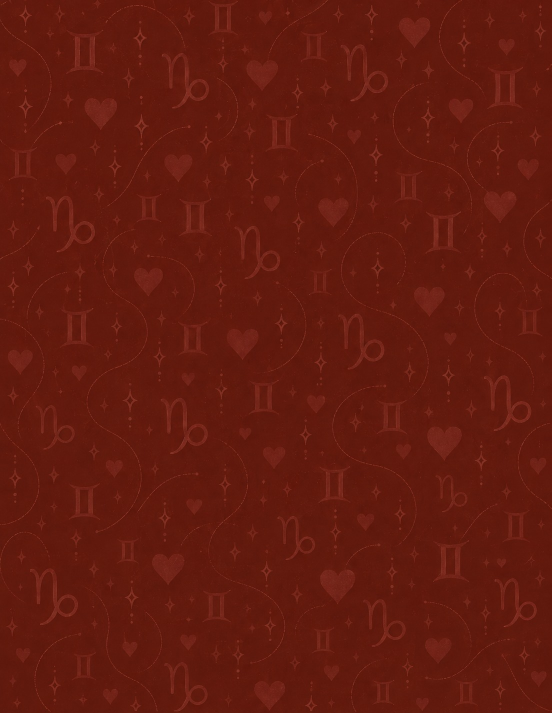
#> input picture Wallpaper001.jpeg, 1103 x 1426 px, found by its file name (shown at 1/2 size)
$ python seg.py
#> lines starting #> are read from the running program, lines starting #| are printed output that depends on the picture; after the words box and inside, x2 and y2 are one past the last pixel; in counts of white or black regions, pixels touching at a corner belong together
import numpy as np, pickle
from PIL import Image
from scipy import ndimage as nd
W,H = 1080,2340
src = Image.open(r"C:/dev/personal/wallpaper/Wallpaper001.jpeg").convert("RGB")
#> src is the input picture: PIL image 1103x1426 RGB; mean R, G, B 99.8, 26.8, 14.6
s = H/src.height
#> s = 1.64
src = src.resize((round(src.width*s), H), Image.LANCZOS)
#> src: PIL image 1810x2340 RGB
x0 = (src.width-W)//2
#> x0 = 365
im = np.asarray(src.crop((x0,0,x0+W,H))).astype(np.float32)
# clean background per channel
small = im[::4,::4]
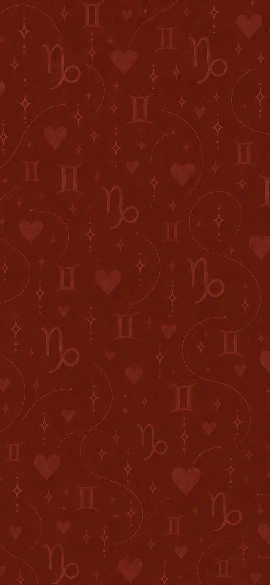
#> small: shape (585, 270, 3) float32; mean R, G, B 99.8, 26.8, 14.6
bg = np.stack([nd.median_filter(small[...,c], size=45) for c in range(3)],-1)
bg = nd.zoom(bg,(H/bg.shape[0],W/bg.shape[1],1),order=1)
#> bg: shape (2340, 1080, 3) float32
bg = nd.gaussian_filter(bg,(6,6,0))
L = im.mean(2); d = L-bg.mean(2)
#> after `d = L - bg.mean(2)`:
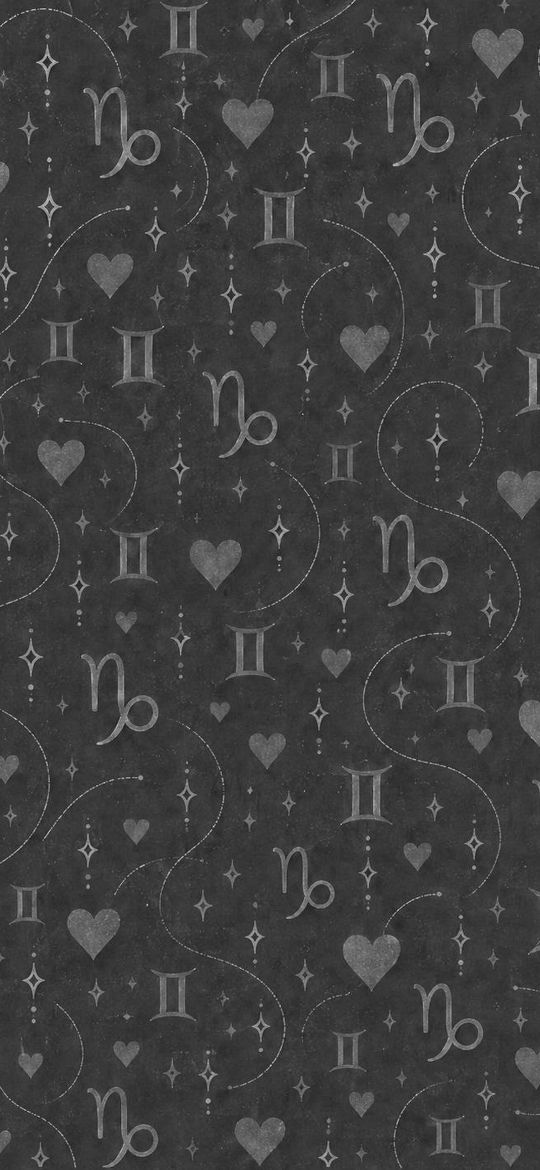
#> d: shape (2340, 1080) float32 (shown at 1/2 size); min -16.33, max 55.98, mean 1.4; drawn with min black and max white
ink = np.clip((d-2)/14,0,1)
bin_ = nd.binary_closing(ink>0.25, iterations=2)
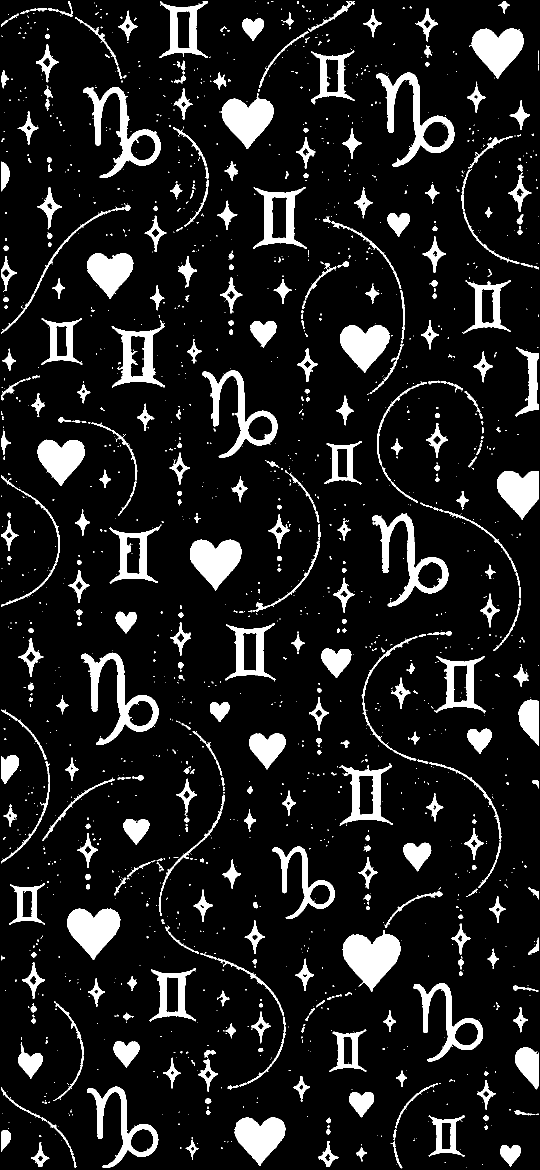
#> bin_: shape (2340, 1080) bool (shown at 1/2 size); 11.4% white; 1538 white regions (1161 under 20 px), largest, box (x1, y1, x2, y2) and area: (685, 1860, 801, 1983) 8400, (752, 145, 909, 333) 6889, (134, 1817, 241, 1920) 6880
bin_ = nd.binary_fill_holes(bin_)
#> bin_: shape (2340, 1080) bool; 13% white; 1525 white regions (1148 under 20 px), largest, box (x1, y1, x2, y2) and area: (752, 145, 909, 333) 8886, (162, 1305, 317, 1490) 8735, (166, 174, 322, 356) 8662
lab,n = nd.label(bin_)
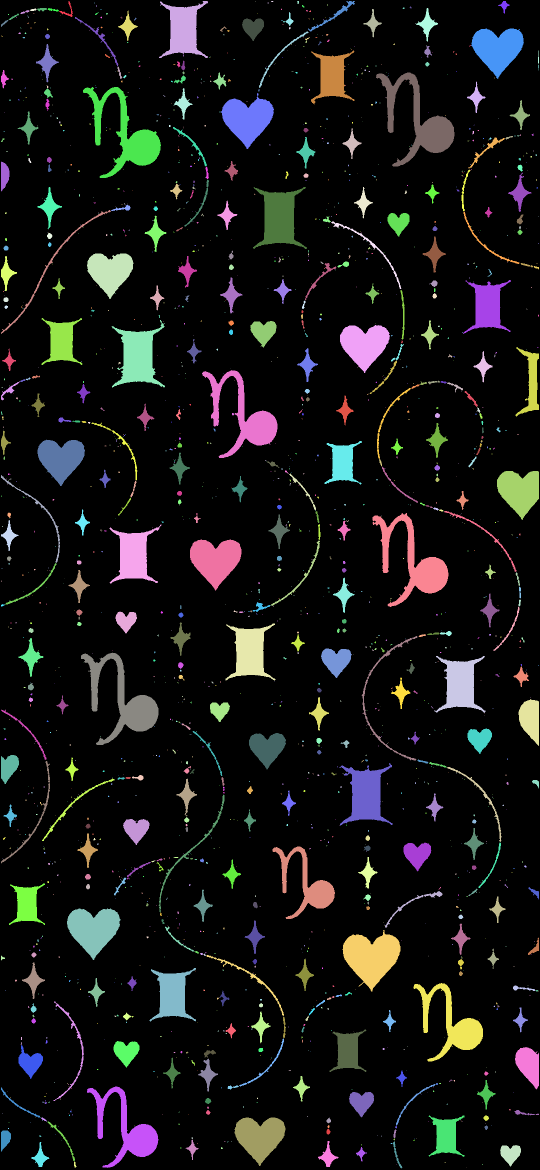
#> lab: shape (2340, 1080) int32 (shown at 1/2 size); 2003 distinct labels, from 0 to 2002; one colour per label, 0 black
#> n = 2002
objs = nd.find_objects(lab)
#> objs = 2002 items
comps=[]
dbg = np.zeros((H,W,3),np.uint8)
cols={'dot':(90,90,90),'spark':(255,255,0),'heart':(255,60,120),'sign':(80,180,255),'line':(0,255,0)}
for i,sl in enumerate(objs):
    m = lab[sl]==i+1
    area=m.sum(); h=sl[0].stop-sl[0].start; w=sl[1].stop-sl[1].start
    fill=area/(h*w); mi=ink[sl][m].mean()
    if area<60: k='dot'
    elif max(h,w)>260 or fill<0.2: k='line'
    elif fill>0.55 and abs(h-w)<0.35*max(h,w): k='heart' if area>500 else 'dot'
    elif fill<0.45 and h>w*1.15 and max(h,w)<90: k='spark'
    elif area>2500: k='sign'
    else: k='line'
    comps.append(dict(sl=sl,k=k,area=int(area),cy=(sl[0].start+sl[0].stop)/2,cx=(sl[1].start+sl[1].stop)/2))
    dbg[sl][m]=cols[k]
#> this loop made 2002 passes
#> (area, h, w, fill, mi, k) on passes 1, 2, 6, 7, 16, 17, 18, 19, 22, 23, 26, 29: (176, 32, 28, 0.196, 0.668, 'line'), (5477, 114, 98, 0.49, 0.55, 'sign'), (610, 61, 94, 0.106, 0.497, 'line'), (214, 25, 24, 0.357, 0.816, 'line'), (91, 7, 20, 0.65, 0.638, 'line'), (77, 7, 23, 0.478, 0.767, 'line'), (874, 67, 44, 0.296, 0.73, 'spark'), (44, 5, 13, 0.677, 0.846, 'dot'), (558, 57, 37, 0.265, 0.752, 'spark'), (58, 8, 18, 0.403, 0.791, 'dot'), (704, 61, 40, 0.289, 0.755, 'spark'), (170, 28, 16, 0.379, 0.857, 'spark')
#> pass 2, `m = lab[sl]==i+1`:
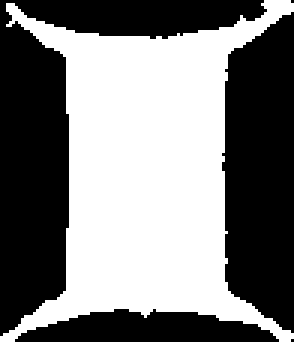
#> m: shape (114, 98) bool (shown 3 times larger); 49% white; 1 white region, box (x1, y1, x2, y2) and area: (0, 0, 98, 114) 5477
#> after the loop:
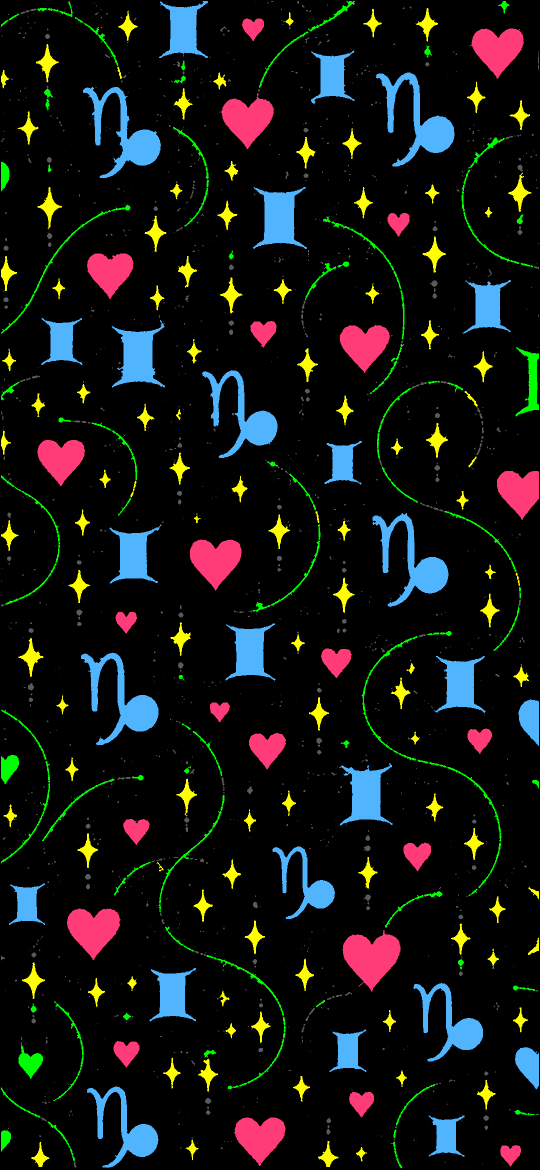
#> dbg: shape (2340, 1080, 3) (shown at 1/2 size); mean of channels 0, 1, 2 19.2, 21.5, 18.6; drawn as R, G, B
#> after the loop, comps = 2002 items
from collections import Counter; print(n, Counter(c['k'] for c in comps))
Image.fromarray(dbg).resize((540,1170)).save("classes.png")
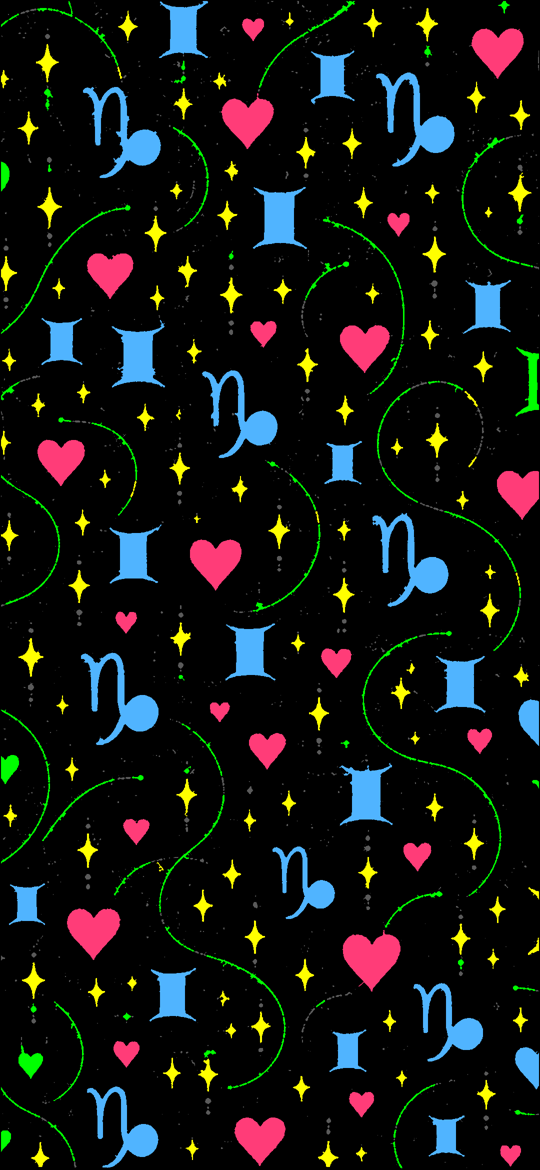
#> saved as classes.png: PIL image 540x1170 RGB; mean R, G, B 19.3, 21.7, 18.7
pickle.dump(dict(im=im,bg=bg,ink=ink,lab=lab,comps=comps),open("seg.pkl","wb"))
